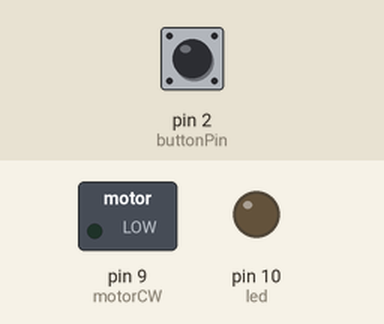
Simulated run of this sketch. Board: Arduino Uno, built with avr-gcc and run on an emulated ATmega328P. Parts: switched loads named in the sketch (green lamp = pin HIGH), output pins drawn as LEDs (lit = HIGH). The test bench sets the inputs (shaded band); at power-on: pin 2 (buttonPin) LOW.

Above: at 1.2 s.
1.3 s: pin 2 (buttonPin) pulled HIGH for 0.15 s
At 1.37 s:
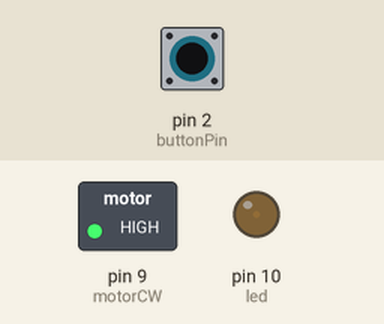
2.9 s: pin 2 (buttonPin) pulled HIGH for 3.2 s
At 6.6 s:
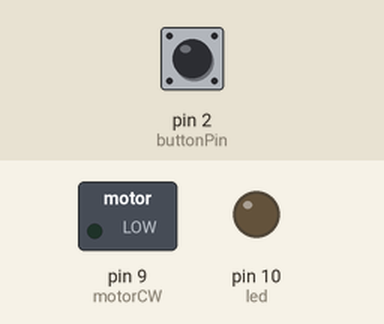
Timing chart, 0 to 8.1 s (numbered marks = the images above; inputs shaded):
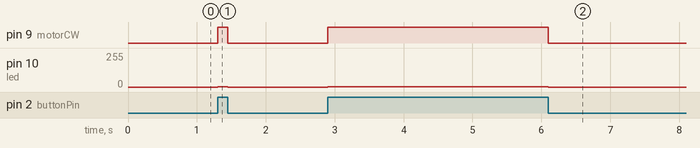

Measured:
- after the input at 1.3 s, pin 9 (motorCW): LOW → HIGH at once, → LOW 0.15 s later; pin 10 (led): 0/255 → 1/255 at once, → 0/255 0.15 s later
- after the input at 2.9 s, pin 9 (motorCW): LOW → HIGH at once, → LOW 3.2 s later; pin 10 (led): 0/255 → 1/255 at once, → 0/255 3.2 s later

The sketch:

m__tt_ri.ino
```cpp
const int buttonPin = 2;
const int motorCW = 9;
const int led = 10;
int buttonState = 0;


void setup() {

pinMode(motorCW, OUTPUT);
pinMode(led, OUTPUT);
pinMode(buttonPin, INPUT);
}

void loop() {


 buttonState = digitalRead(buttonPin);

 if (buttonState == HIGH) {
   digitalWrite(motorCW, HIGH);
   analogWrite(led, HIGH);

 }else{
   digitalWrite(motorCW, LOW);
   analogWrite(led, LOW);
   }

}
```
